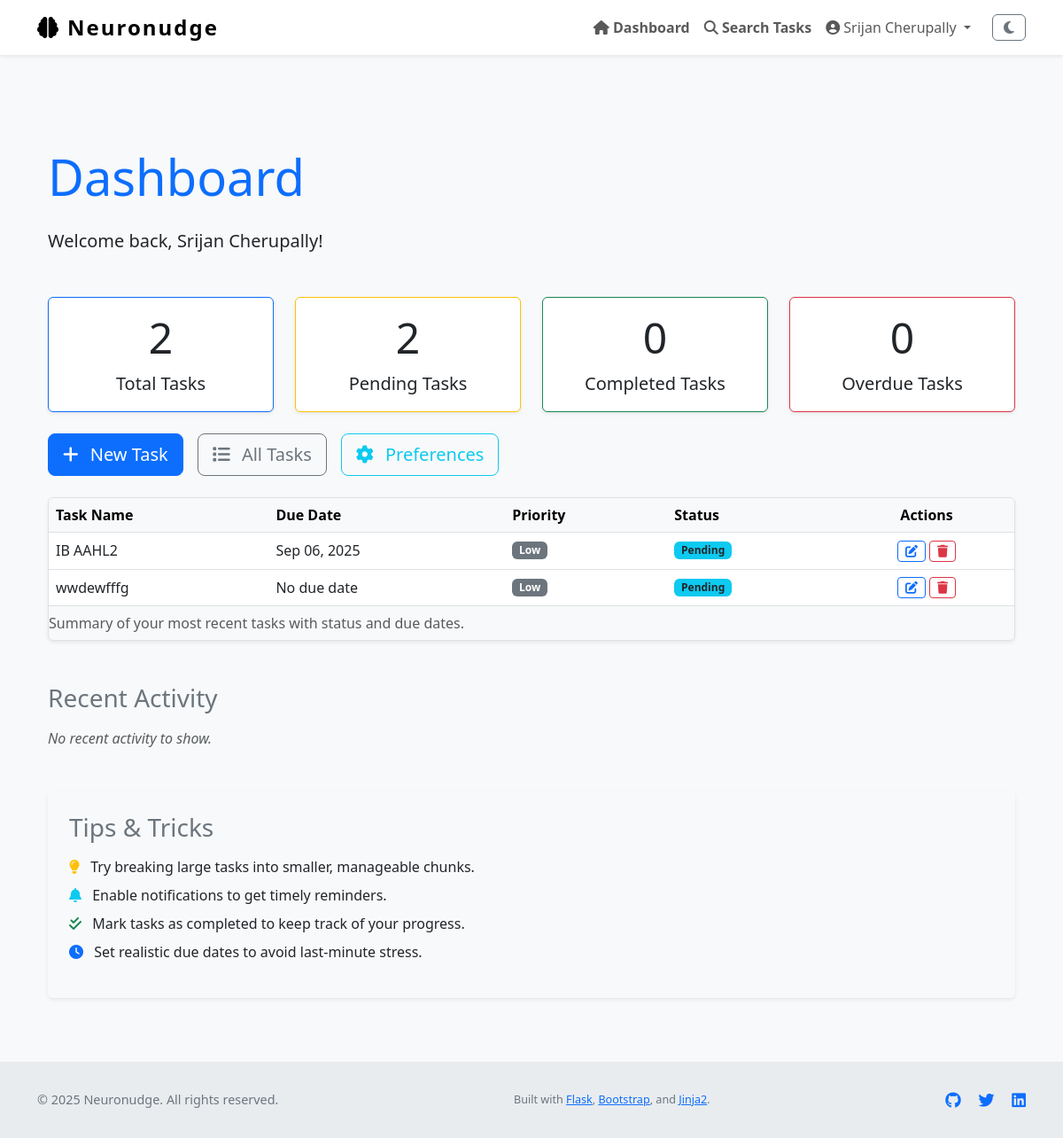
/dashboard (signed in), run on an earlier commit of the app's database.
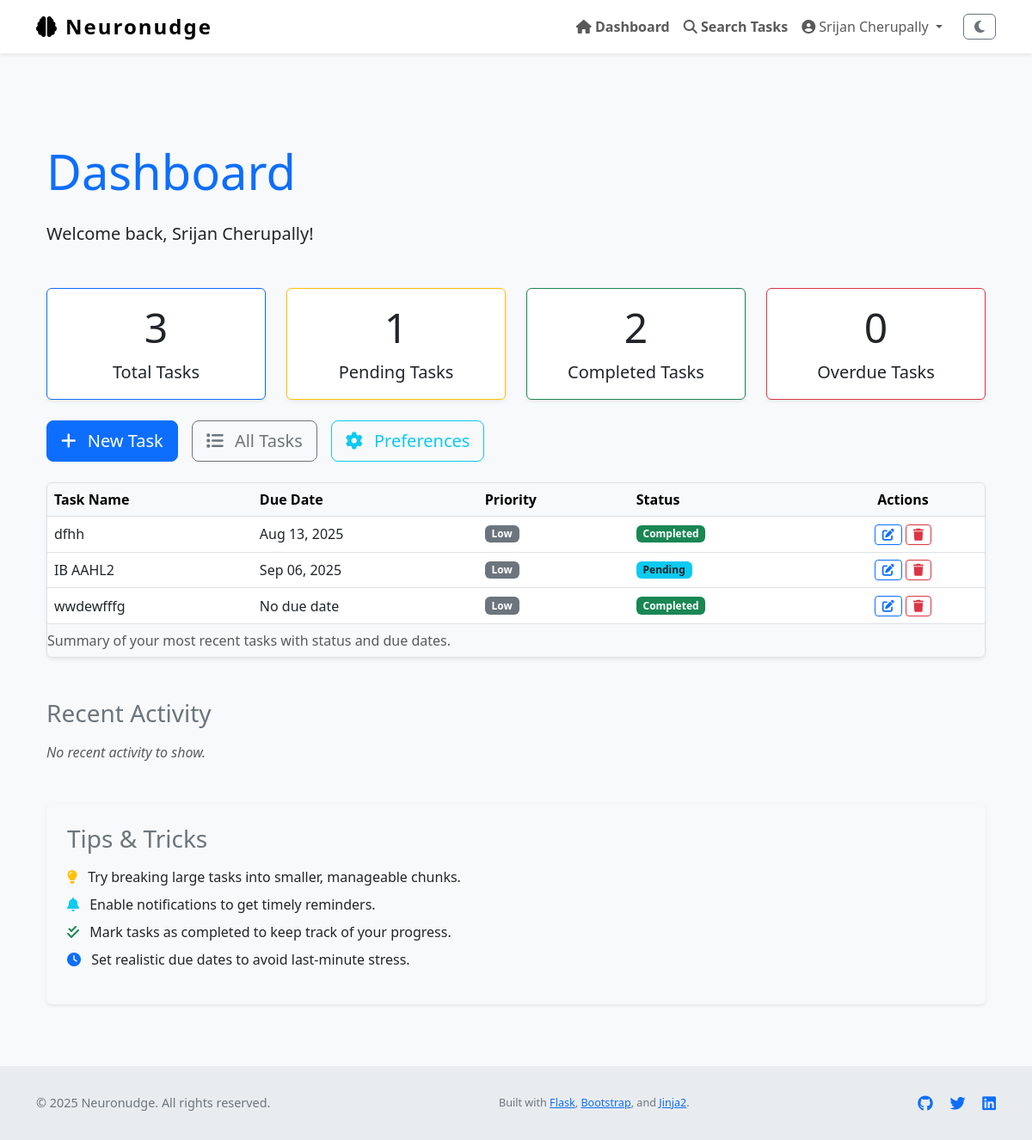
And on a later commit of the database.
### Neuronudge/models.py (models this page shows, shortened)
class User(UserMixin, db.Model):
    id = db.Column(db.Integer, primary_key=True)
    name = db.Column(db.String(150), nullable=True)                # full name
    username = db.Column(db.String(150), unique=True, nullable=False)
    email = db.Column(db.String(150), unique=True, nullable=False)
    password_hash = db.Column(db.String(256), nullable=False)
    profile_type = db.Column(db.String(50), nullable=False, default='General')
    created_at = db.Column(db.DateTime, default=datetime.utcnow)
    tasks = db.relationship('Task', backref='user', lazy=True)
    logs = db.relationship('ActivityLog', backref='user', lazy=True)
    preferences = db.relationship('OnboardingPreferences', back_populates='user', uselist=False)

class Task(db.Model):
    id = db.Column(db.Integer, primary_key=True)
    title = db.Column(db.String(255), nullable=False)
    description = db.Column(db.Text)
    due_date = db.Column(db.DateTime)
    completed = db.Column(db.Boolean, default=False)
    priority = db.Column(db.Integer, default=3)         # 1 = high, 2 = med, 3 = low
    reminder_set = db.Column(db.Boolean, default=False)
    created_at = db.Column(db.DateTime, default=datetime.utcnow)
    updated_at = db.Column(db.DateTime, default=datetime.utcnow, onupdate=datetime.utcnow)
    user_id = db.Column(db.Integer, db.ForeignKey('user.id'), nullable=False)

### Neuronudge/views.py (the view)
@views.route('/dashboard')
@login_required
def dashboard():
    page = request.args.get('page', 1, type=int)
    per_page = 10
    filter_status = request.args.get('status', 'all')  # all, completed, pending
    filter_priority = request.args.get('priority', 'all')  # all, 1,2,3
    search_term = request.args.get('search', '').strip()
    base_query = Task.query.filter_by(user_id=current_user.id)
    if filter_status == 'completed':
        base_query = base_query.filter_by(completed=True)
    elif filter_status == 'pending':
        base_query = base_query.filter_by(completed=False)
    if filter_priority in ['1', '2', '3']:
        base_query = base_query.filter_by(priority=int(filter_priority))
    if search_term:
        base_query = base_query.filter(Task.title.ilike(f'%{search_term}%'))
    paginated_tasks = base_query.order_by(
        Task.priority.asc(),
        Task.due_date.asc().nulls_last()
    ).paginate(page=page, per_page=per_page)
    total_tasks = Task.query.filter_by(user_id=current_user.id).count()
    pending_tasks = Task.query.filter_by(user_id=current_user.id, completed=False).count()
    completed_tasks = Task.query.filter_by(user_id=current_user.id, completed=True).count()
    overdue_tasks = Task.query.filter(
        Task.user_id == current_user.id,
        Task.completed == False,
        Task.due_date != None,
        Task.due_date < datetime.utcnow()
    ).count()
    task_counts = {
        'total': total_tasks,
        'pending': pending_tasks,
        'completed': completed_tasks,
        'overdue': overdue_tasks
    }
    recent_tasks = Task.query.filter_by(user_id=current_user.id).order_by(
        Task.priority.asc(),
        Task.due_date.asc().nulls_last()
    ).limit(10).all()
    onboarding = OnboardingPreferences.query.filter_by(user_id=current_user.id).first()
    return render_template(
        'dashboard.html',
        recent_tasks=recent_tasks,  # pass recent_tasks for your dashboard.html
        onboarding=onboarding,
        filter_status=filter_status,
        filter_priority=filter_priority,
        search_term=search_term,
        task_counts=task_counts
    )

### Neuronudge/__init__.py (called while the page is built)
def create_app():
    app = Flask(__name__)
    app.config['SECRET_KEY'] = os.environ.get("SECRET_KEY", "thisissecret")
    app.config['SQLALCHEMY_DATABASE_URI'] = 'sqlite:///db.sqlite'
    app.config['SQLALCHEMY_TRACK_MODIFICATIONS'] = False
    db.init_app(app)
    from .views import views
    from .auth import auth
    app.register_blueprint(views, url_prefix='/')
    app.register_blueprint(auth, url_prefix='/auth')
    from .models import User
    login_manager = LoginManager()
    login_manager.login_view = 'auth.login'
    login_manager.init_app(app)
    @login_manager.user_loader
    def load_user(id):
        return User.query.get(int(id))
    return app

### Neuronudge/templates/dashboard.html (shortened to what this page needs)
﻿{% extends "layout.html" %}
{% block content %}
<section aria-labelledby="dashboardHeading" class="my-5">
    <div class="container">
        <h1 id="dashboardHeading" class="mb-4 display-4 text-primary">Dashboard</h1>
        <p class="lead">Welcome back, {{ current_user.name or current_user.email }}!</p>
        <div class="row g-4 my-4">
            <div class="col-md-3 col-sm-6" role="region" aria-label="Tasks summary">
                <div class="card shadow-sm border-primary h-100">
                    <div class="card-body text-center">
                        <h2 class="card-title display-5">{{ task_counts.total }}</h2>
                        <p class="card-text fs-5">Total Tasks</p>
                    </div>
                </div>
            </div>
            <div class="col-md-3 col-sm-6" role="region" aria-label="Pending tasks summary">
                <div class="card shadow-sm border-warning h-100">
                    <div class="card-body text-center">
                        <h2 class="card-title display-5">{{ task_counts.pending }}</h2>
                        <p class="card-text fs-5">Pending Tasks</p>
                    </div>
                </div>
            </div>
            <div class="col-md-3 col-sm-6" role="region" aria-label="Completed tasks summary">
                <div class="card shadow-sm border-success h-100">
                    <div class="card-body text-center">
                        <h2 class="card-title display-5">{{ task_counts.completed }}</h2>
                        <p class="card-text fs-5">Completed Tasks</p>
                    </div>
                </div>
            </div>
            <div class="col-md-3 col-sm-6" role="region" aria-label="Overdue tasks summary">
                <div class="card shadow-sm border-danger h-100">
                    <div class="card-body text-center">
                        <h2 class="card-title display-5">{{ task_counts.overdue }}</h2>
                        <p class="card-text fs-5">Overdue Tasks</p>
                    </div>
                </div>
            </div>
        </div>
        <div class="d-flex flex-wrap gap-3 my-4" role="region" aria-label="Quick actions">
            <a href="{{ url_for('views.create_task') }}" class="btn btn-lg btn-primary" aria-label="Create new task">
                <i class="fa-solid fa-plus me-2"></i> New Task
            </a>
            <a href="{{ url_for('views.task_list') }}" class="btn btn-lg btn-outline-secondary" aria-label="View all tasks">
                <i class="fa-solid fa-list me-2"></i> All Tasks
            </a>
            <a href="{{ url_for('views.onboarding') }}" class="btn btn-lg btn-outline-info" aria-label="Update preferences">
                <i class="fa-solid fa-gear me-2"></i> Preferences
            </a>
        </div>
        <div class="table-responsive shadow-sm rounded border mb-5">
            <table class="table table-hover align-middle mb-0" aria-describedby="taskOverviewDesc">
                <caption id="taskOverviewDesc">Summary of your most recent tasks with status and due dates.</caption>
                <thead class="table-light">
                    <tr>
                        <th scope="col">Task Name</th>
                        <th scope="col">Due Date</th>
                        <th scope="col">Priority</th>
                        <th scope="col">Status</th>
                        <th scope="col" class="text-center">Actions</th>
                    </tr>
                </thead>
                <tbody>
                    {% if recent_tasks %}
                        {% for task in recent_tasks %}
                        <tr>
                            <td>{{ task.title }}</td>
                            <td>{{ task.due_date.strftime('%b %d, %Y') if task.due_date else 'No due date' }}</td>
                            <td>
                                {% if task.priority == 'High' %}
                                    <span class="badge bg-danger">High</span>
                                {% elif task.priority == 'Medium' %}
                                    <span class="badge bg-warning text-dark">Medium</span>
                                {% else %}
                                    <span class="badge bg-secondary">Low</span>
                                {% endif %}
                            </td>
                            <td>
                                {% if task.completed %}
                                    <span class="badge bg-success">Completed</span>
                                {% else %}
                                    <span class="badge bg-info text-dark">Pending</span>
                                {% endif %}
                            </td>
                            <td class="text-center">
                                <a href="{{ url_for('views.edit_task', id=task.id) }}" class="btn btn-sm btn-outline-primary" aria-label="Edit task {{ task.title }}">
                                    <i class="fa-solid fa-pen-to-square"></i>
                                </a>
                                <button type="button" class="btn btn-sm btn-outline-danger btn-delete-task" data-task-id="{{ task.id }}" aria-label="Delete task {{ task.title }}">
                                    <i class="fa-solid fa-trash"></i>
                                </button>
                            </td>
                        </tr>
                        {% endfor %}
                    {% else %}
                    <tr>
                        <td colspan="5" class="text-center text-muted">No recent tasks found. Start by creating a new task!</td>
                    </tr>
                    {% endif %}
                </tbody>
            </table>
        </div>
        <section aria-labelledby="activityFeedHeading" class="mb-5">
            <h2 id="activityFeedHeading" class="h3 mb-3 text-secondary">Recent Activity</h2>
            {% if recent_activity %}
            <ul class="list-group list-group-flush">
                {% for activity in recent_activity %}
                <li class="list-group-item d-flex justify-content-between align-items-center">
                    <div>
                        <i class="fa-solid fa-history text-muted me-2"></i>
                        {{ activity.description }}
                    </div>
                    <small class="text-muted">{{ activity.timestamp.strftime('%b %d, %Y %H:%M') }}</small>
                </li>
                {% endfor %}
            </ul>
            {% else %}
            <p class="text-muted fst-italic">No recent activity to show.</p>
            {% endif %}
        </section>
        <section aria-labelledby="tipsHeading" class="bg-light p-4 rounded shadow-sm">
            <h2 id="tipsHeading" class="h3 mb-3 text-secondary">Tips & Tricks</h2>
            <ul class="list-unstyled">
                <li class="mb-2">
                    <i class="fa-solid fa-lightbulb text-warning me-2"></i>
                    Try breaking large tasks into smaller, manageable chunks.
                </li>
                <li class="mb-2">
                    <i class="fa-solid fa-bell text-info me-2"></i>
                    Enable notifications to get timely reminders.
                </li>
                <li class="mb-2">
                    <i class="fa-solid fa-check-double text-success me-2"></i>
                    Mark tasks as completed to keep track of your progress.
                </li>
                <li class="mb-2">
                    <i class="fa-solid fa-clock text-primary me-2"></i>
                    Set realistic due dates to avoid last-minute stress.
                </li>
            </ul>
        </section>
    </div>
</section>
{% endblock %}

### Neuronudge/templates/layout.html (shortened to what this page needs)
<!DOCTYPE html>
<html lang="en" class="h-100" data-theme="light">
<head>
    <link href="https://cdn.jsdelivr.net/npm/bootstrap@5.3.0/dist/css/bootstrap.min.css" rel="stylesheet" />
    <link href="https://cdnjs.cloudflare.com/ajax/libs/font-awesome/6.4.0/css/all.min.css" rel="stylesheet" />
    <link rel="stylesheet" href="{{ url_for('static', filename='style.css') }}" />
</head>
<body class="d-flex flex-column h-100" role="document" aria-live="polite" aria-busy="false" aria-label="Neuronudge main document">
<nav class="navbar navbar-expand-lg navbar-light fixed-top bg-white shadow-sm" role="navigation" aria-label="Main navigation">
    <div class="container">
        <a class="navbar-brand d-flex align-items-center" href="{{ url_for('views.home') }}" aria-label="Neuronudge homepage">
            <i class="fa-solid fa-brain me-2" aria-hidden="true"></i> Neuronudge
        </a>
        <div class="collapse navbar-collapse" id="navbarNav">
            <ul class="navbar-nav ms-auto align-items-center" role="menubar">
                {% if current_user.is_authenticated %}
                    <li class="nav-item" role="none">
                        <a class="nav-link fw-semibold" href="{{ url_for('views.dashboard') }}" role="menuitem">
                            <i class="fa-solid fa-house"></i> Dashboard
                        </a>
                    </li>
                    <li class="nav-item" role="none">
                        <a class="nav-link fw-semibold" href="{{ url_for('views.task_search') }}" role="menuitem">
                            <i class="fa-solid fa-magnifying-glass"></i> Search Tasks
                        </a>
                    </li>
                    <li class="nav-item dropdown" role="none">
                        <a class="nav-link dropdown-toggle" href="#" id="profileDropdown" role="button"
                           data-bs-toggle="dropdown" aria-expanded="false" aria-haspopup="true" aria-controls="profileDropdownMenu">
                            <i class="fa-solid fa-user-circle"></i> {{ current_user.name or current_user.email }}
                        </a>
                    </li>
                    <li class="nav-item" role="none">
                        <button id="darkModeToggle" class="btn btn-outline-secondary ms-3" aria-pressed="false" aria-label="Toggle dark mode">
                            <i class="fa-solid fa-moon"></i>
                        </button>
                    </li>
                {% endif %}
            </ul>
        </div>
    </div>
</nav>
<div class="flash-message container position-fixed top-0 end-0 p-3" role="region" aria-live="assertive" aria-atomic="true">
</div>
<main role="main" class="container flex-grow-1 my-4" tabindex="-1">
    {% block content %}{% endblock %}
</main>
<footer class="footer mt-auto" role="contentinfo">
    <div class="container d-flex flex-column flex-md-row justify-content-between align-items-center">
        <p class="mb-2 mb-md-0">&copy; {{ current_year if current_year else "2025" }} Neuronudge. All rights reserved.</p>
        <p class="mb-0">
            <small>
                Built with
                <a href="https://flask.palletsprojects.com/" target="_blank" rel="noopener noreferrer">Flask</a>,
                <a href="https://getbootstrap.com/" target="_blank" rel="noopener noreferrer">Bootstrap</a>,
                and
                <a href="https://jinja.palletsprojects.com/" target="_blank" rel="noopener noreferrer">Jinja2</a>.
            </small>
        </p>
        <div>
            <a href="https://github.com/your-repo" target="_blank" aria-label="GitHub repository" class="text-decoration-none me-3">
            </a>
            <a href="https://twitter.com/yourhandle" target="_blank" aria-label="Twitter profile" class="text-decoration-none me-3">
            </a>
            <a href="https://linkedin.com/in/yourprofile" target="_blank" aria-label="LinkedIn profile" class="text-decoration-none">
            </a>
        </div>
    </div>
</footer>
</body>
</html>

### Neuronudge/static/style.css (style rules this page uses)
body { background-color: #eef; }

### Neuronudge/templates/layout.html (style rules this page uses)
body { padding-top: 70px; background-color: var(--bs-light-bg, #f8f9fa); min-height: 100vh; display: flex; flex-direction: column; text-size-adjust: 100%; }
.navbar-brand { font-weight: 700; font-size: 1.5rem; letter-spacing: 2px; }
.footer { margin-top: auto; padding: 2rem 0; background-color: var(--bs-light-footer-bg, #e9ecef); text-align: center; font-size: 0.9rem; color: #6c757d; }

What changed in the data, as far as the page shows it:
added Task: title "dfhh", due_date "Aug 13, 2025", priority "Low", completed "Completed"
changed Task "wwdewfffg": completed "Pending" → "Completed"
Also different on the page:
{{ task_counts.total }}: "2" → "3"
{{ task_counts.pending }}: "2" → "1"
{{ task_counts.completed }}: "0" → "2"
